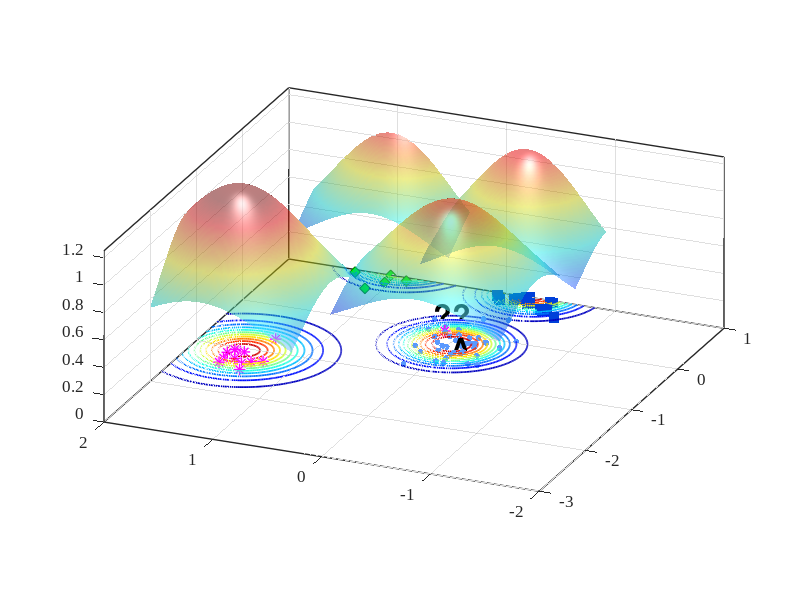

MATLAB code to generate this figure:
%% Reproduce EVM-style demo figure (no toolboxes)
clear; close all; clc; rng(7);

% ---------- 1) 合成四类二维数据 ----------
% 类中心（大致对应图中位置）
C_star  = [-1.15  1.55];   % 红色星
C_diam  = [ 1.25  1.05];   % 绿色菱形
C_square= [ 1.05 -0.20];   % 蓝色方块
C_dot   = [-0.20  0.00];   % 蓝色小点（被 A 标注影响的那簇）

% 协方差（控制每簇形状）
S = @(sx,sy,rho)[sx^2 rho*sx*sy; rho*sx*sy sy^2];
Sig_star   = S(0.18,0.20, 0.05);
Sig_diam   = S(0.22,0.18,-0.10);
Sig_square = S(0.20,0.16, 0.05);
Sig_dot    = S(0.25,0.18, 0.00);

% 从高斯采样（不用 mvnrnd）
sample = @(N,mu,SIG) (randn(N,2)*chol(SIG,'lower') + mu);

X_star   = sample(12,C_star,   Sig_star);
X_diam   = sample(30,C_diam,   Sig_diam);
X_square = sample(28,C_square, Sig_square);
X_dot    = sample(45,C_dot,    Sig_dot);

% 加一个“离群星”靠近 A（见原图左中）
X_star = [X_star; 0.02 0.15];

% ---------- 2) 底面散点与样式 ----------
figure('Color','w','Position',[100,100,800,600]);
hold on; box on; grid on;
z0 = 0; % 所有散点都放在 z=0 的平面

scatter3(X_dot(:,1),   X_dot(:,2),   z0+zeros(size(X_dot,1),1),   18, [0.35 0.60 1.00], 'filled');  % 蓝色小点
scatter3(X_diam(:,1),  X_diam(:,2),  z0+zeros(size(X_diam,1),1),  60, 'g', 'd', 'filled', 'MarkerEdgeColor',[0 0.45 0]); % 绿菱形
scatter3(X_square(:,1),X_square(:,2),z0+zeros(size(X_square,1),1),60, [0 0.25 0.85], 's', 'filled'); % 蓝方块
scatter3(X_star(:,1),  X_star(:,2),  z0+zeros(size(X_star,1),1),  70, [1 0 1], '*', 'LineWidth',1.0); % 洋红星

% ---------- 3) ψ-model 等值环（彩色同心） ----------
% 采用带形状参的径向函数 psi(r) = exp(-(r/s)^t)
psi = @(X,Y,cx,cy,s,t) exp( - ( sqrt((X-cx).^2 + (Y-cy).^2) ./ s ).^t );

% 选几处“极端向量/代表点”（包含 A 所在）
EV = [ -0.23 -0.02 ;   % A 对应蓝点极端向量
        1.06 -0.22 ;   % 蓝方块
        1.28  1.03 ;   % 绿菱形
       -1.05  1.55 ];  % 红星
scale = [0.42, 0.36, 0.40, 0.48];   % 各自 scale
shape = [2.6,  2.2,  2.4,  2.0];    % 各自 shape

% 网格
[xg,yg] = meshgrid(linspace(-3,3,400));
colormap(jet); caxis([0 1]);

% 等高线层级（红到蓝：高到低）
levels = linspace(1.0,0.05,12);

for k = 1:size(EV,1)
    Z = psi(xg,yg,EV(k,1),EV(k,2),scale(k),shape(k));
    [~, h] = contour(xg,yg,Z,levels);    % 直接画在底面，保持颜色映射
    set(h,'LineWidth',1.25);

    % 将等高线明确压到 z=0（兼容不同 MATLAB 版本）
    ch = get(h,'Children');
    for ic = 1:numel(ch)
        zd = get(ch(ic),'ZData');
        if ~isempty(zd)
            set(ch(ic),'ZData',zeros(size(zd))); % 强制贴在 z=0
        end
    end
end

% 标出 A 与问号
text(-0.34,-0.06,0.02,'A','FontWeight','bold','FontSize',20,'Color','k');
text( 0.25, 0.35,0.03,'??','FontWeight','bold','FontSize',22,'Color','k');
text( 2.90,-0.05,0.03,'?','FontWeight','bold','FontSize',22,'Color','k');

% ---------- 4) 上方半透明“钟形面”（表示类支持/概率） ----------
% 用四个高斯穹顶，中心与各簇一致
gauss2 = @(X,Y,cx,cy,s) exp(-((X-cx).^2 + (Y-cy).^2)/(2*s^2));
tops  = {C_star, C_diam, C_square, C_dot};
sigT  = [0.65 0.55 0.55 0.60];
amp   = [1.05 0.95 0.90 0.85];

% 抬高穹顶，并缩小每个穹顶的覆盖范围（为每个穹顶使用局部网格）
zlift      = 0.18;   % 统一抬高量（不改变颜色映射）
spanFactor = 1.3;    % 每个穹顶半宽 = spanFactor * sigma（越小覆盖越小）
gridN      = 121;    % 局部网格分辨率

for i=1:4
    cx = tops{i}(1); cy = tops{i}(2);
    span = spanFactor * sigT(i);
    [xgi,ygi] = meshgrid(linspace(cx - span, cx + span, gridN), ...
                         linspace(cy - span, cy + span, gridN));

    Zt = amp(i) * gauss2(xgi,ygi,cx,cy,sigT(i));
    % 用 Zt 作为颜色，Zt+zlift 作为高度，从而抬高且保留原色
    s1 = surf(xgi,ygi, Zt + zlift, Zt, 'EdgeColor','none', 'FaceAlpha',0.5);
end
shading interp; camlight headlight; lighting gouraud;

% ---------- 5) 轴、视角与观感 ----------
xlim([-3 1]); ylim([-2 2]); zlim([0 1.25]); view(-67,22);
axis vis3d; daspect([1 1 0.8]);
set(gca,'FontName','Times New Roman','FontSize',12,'LineWidth',1);
% xlabel('x'); ylabel('y'); zlabel('score / \psi');

% 网格和背景风格
grid on; 
% set(gca,'GridAlpha',0.2,'MinorGridAlpha',0.2);
